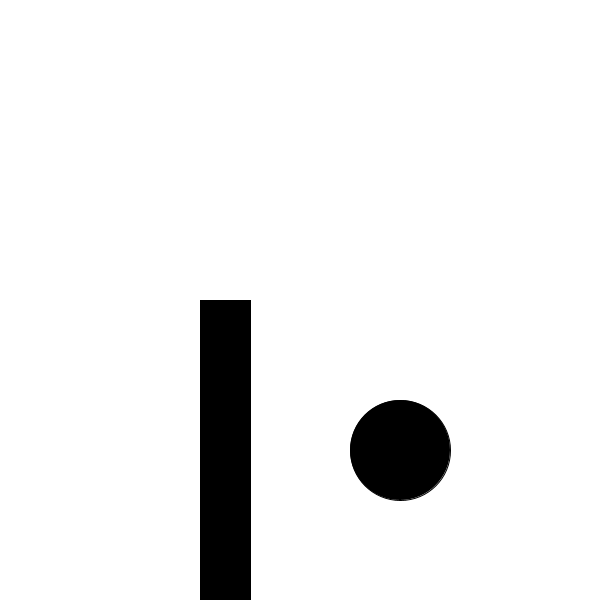
Frame 1 (no input)
Frame 60 (the mouse pressed at the canvas centre just before this capture): identical to frame 1, image omitted
Frame 120 (the mouse held since frame 60 and released just before this capture): identical to frame 1, image omitted

The Processing sketch that drew this single still picture (run headless with seeded random() and noise(); from frame 60 on, the mouse is pressed at the canvas centre):

// Processing sketch: processing_112995
// ── processing_112995.pde

void setup (){
 size (600,600);

  
  
}


void draw() {
  
  background(255);
  fill(0);
  ellipse(400,450,100, 100);
  rect(200,300,50,height);



 if (mouseX>200 && mouseX<250) {

  rect(200,100,50,540);

 } 
 
 if ( mouseX > 400 && mouseX<450 ) {
  fill(238,255,13);
 ellipse(225,425,300, 300);


  } 
  
}
  
